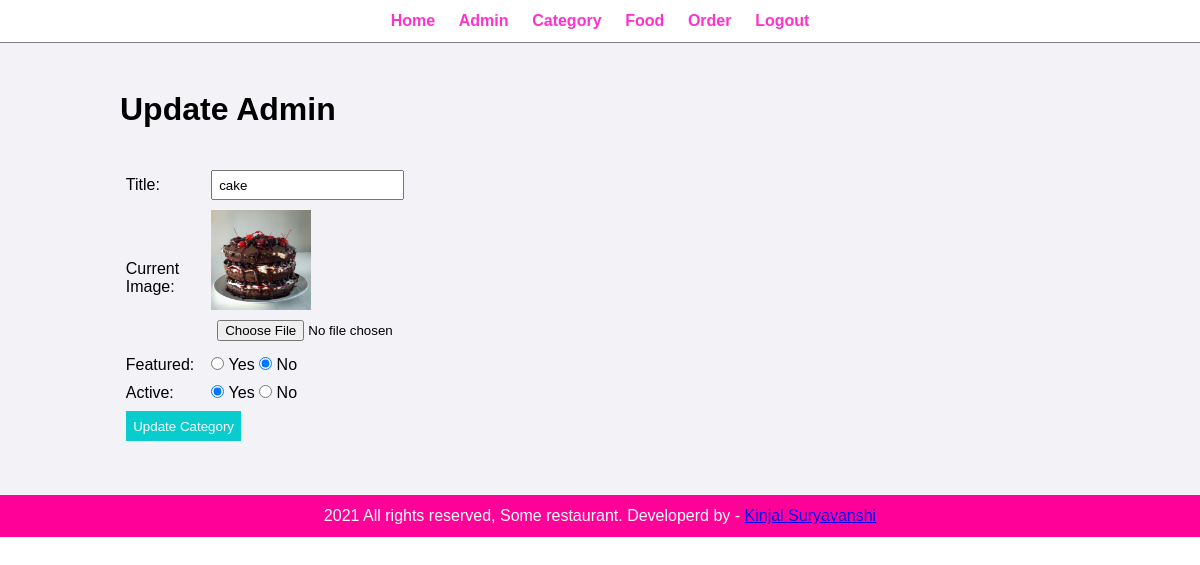
The page /admin/update-category.php?id=24 (signed in) on the database its author committed.
### tables this page shows
CREATE TABLE `tbl_category` (
  `id` int(10) UNSIGNED NOT NULL,
  `title` varchar(100) NOT NULL,
  `image_name` varchar(255) NOT NULL,
  `featured` varchar(10) NOT NULL,
  `active` varchar(10) NOT NULL
);

### admin/update-category.php (the view, shortened to what this page needs)
<?php
include('partials/menu.php');
?>
<?php
if (isset($_GET['id'])) {
    $id =  $_GET['id'];
    $sql = "Select * from tbl_category where id=$id";
    $res = mysqli_query($con, $sql);
    if ($res == true) {
        $count = mysqli_num_rows($res);
        if ($count == 1) {
            $row = mysqli_fetch_assoc($res);
            $title = $row['title'];
            $image_name = $row['image_name'];
            $featured = $row['featured'];
            $active = $row['active'];
        } else {
            $_SESSION['No_category_found'] = '<div class="error">Category not found</div>';
            header('Location:' . HOME_URL . 'admin/manage-category.php');
        }
    } else {
        header('Location:' . HOME_URL . 'admin/manage-category.php');
    }
}
?>
<div class="main-content">
    <div class="wrapper">
        <h1>Update Admin</h1><br><br>
        <form action="" method="POST" enctype="multipart/form-data">
            <table class="tbl-30">
                <tr>
                    <td>Title: </td>
                    <td><input type="text" name="title" value="<?php echo $title ?>" id="" class="input-field"></td>
                </tr>
                <tr>
                    <td>Current Image: </td>
                    <td><?php
                        if ($image_name != '') {
                        ?> <img name='' src="<?php echo HOME_URL . 'images/category/'; ?><?php echo $image_name; ?>" width="100px" height="100px" alt="">
                        <?php
                        } else {
                            echo '<div class="error">Image not added</div>';
                        }
                        ?>
                        <input type="file" name="current_image" value="" id="" class="input-field">
                    </td>
                </tr>
                <tr>
                    <td>Featured: </td>
                    <td><input <?php if ($featured == 'yes') {
                                    echo 'checked';
                                } ?> type="radio" name="featured" value="yes" id=""> Yes
                        <input <?php if ($featured == 'no') {
                                    echo 'checked';
                                } ?> type="radio" name="featured" value="no" id=""> No
                    </td>
                </tr>
                <tr>
                    <td>Active:</td>
                    <td><input <?php if ($active == 'yes') {
                                    echo ' checked';
                                } ?> type="radio" name="active" value="yes"> Yes
                        <input <?php if ($active == 'no') {
                                    echo 'checked';
                                } ?> type="radio" name="active" value="no" id=""> No
                    </td>
                </tr>
                <tr>
                    <td colspan="2">
                        <input type="submit" name="submit" value="Update Category" class="btn-secondary" id="">
                    </td>
                </tr>
            </table>
        </form>
    </div>
</div>
<?php
include('partials/footer.php');
?>

### css/admin.css (style rules this page uses)
* { margin: 0; padding: 0; font-family: Arial, Helvetica, sans-serif; }
.wrapper { padding: 1%; width: 80%; margin: 0 auto; }
.main-content { padding: 3% 0;; background-color: #f3f2f6; }
table tr td { padding: 1%; }
.tbl-30 { width: 40%; }
.input-field { padding: 2%; }
.btn-secondary { background-color:rgb(9, 204, 207); padding: 2%; color: white; text-decoration: none; border:none; }

### rows shown on the page
tbl_category: title "cake", image_name (picture), featured "☑", active "☑"
